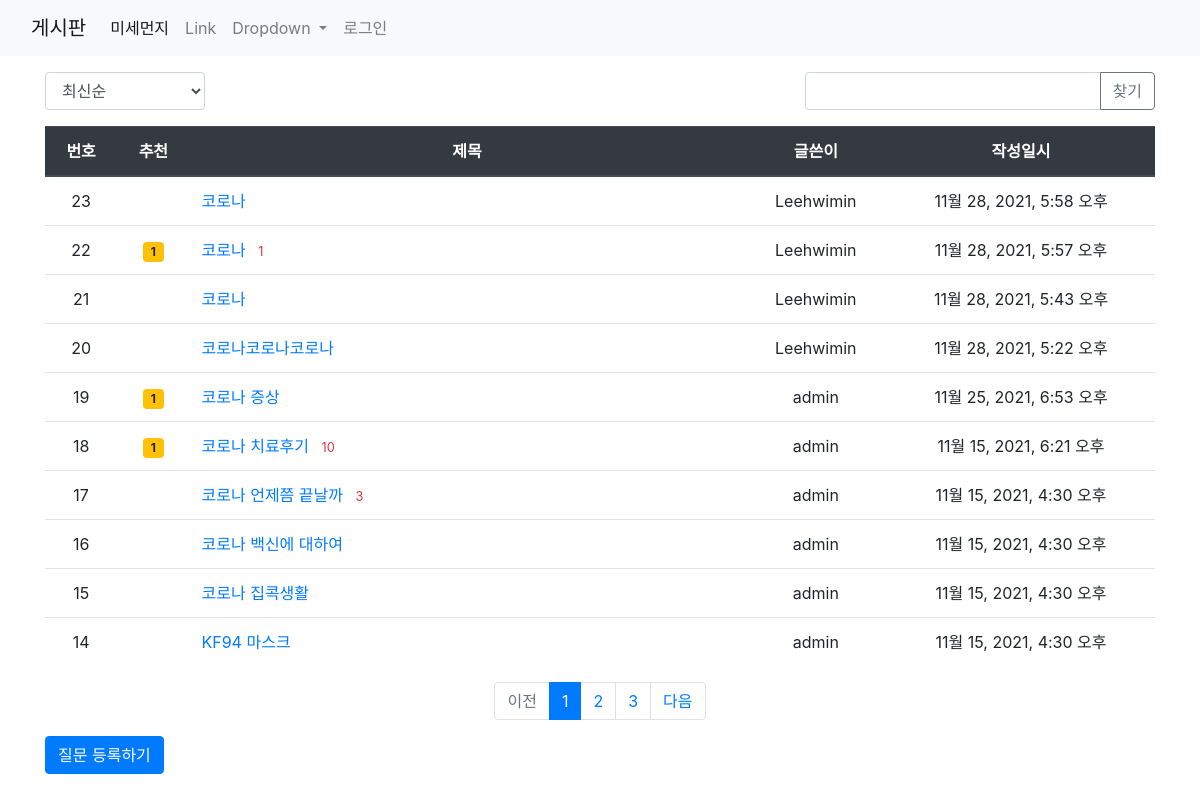
Screenshot of /pybo/ with the database file from the repository.
### pybo/models.py (models this page shows, shortened)
class Question(models.Model):
    author = models.ForeignKey(User, on_delete=models.CASCADE, related_name='author_question')
    subject = models.CharField(max_length=200)
    content = models.TextField()
    create_date = models.DateTimeField()
    modify_date = models.DateTimeField(null=True, blank=True)
    voter = models.ManyToManyField(User, related_name='voter_question')  # 추천인 추가

### pybo/views/base_views.py (the view, shortened to what this page needs)
# urls.py: path('', views.index)
def index(request):
    page = request.GET.get('page', '1')  # 페이지
    kw = request.GET.get('kw', '')  # 검색어
    so = request.GET.get('so', 'recent')  # 정렬기준
    if so == 'recommend':
        question_list = Question.objects.annotate(num_voter=Count('voter')).order_by('-num_voter', '-create_date')
    elif so == 'popular':
        question_list = Question.objects.annotate(num_answer=Count('answer')).order_by('-num_answer', '-create_date')
    else:  # recent
        question_list = Question.objects.order_by('-create_date')
    paginator = Paginator(question_list, 10)  # 페이지당 10개씩 보여주기
    page_obj = paginator.get_page(page)
    context = {'question_list': page_obj, 'page': page, 'kw': kw, 'so': so}
    return render(request, 'pybo/question_list.html', context)

### pybo/templatetags/pybo_filter.py (called while the page is built)
@register.filter
def sub(value, arg):
    return value - arg

### templates/pybo/question_list.html (shortened to what this page needs)
{% extends 'base.html' %}
{% load pybo_filter %}
{% block content %}
<div class="container my-3">
    <div class="row justify-content-between my-3">
        <div class="col-2">
            <select class="form-control so">
                <option value="recent" {% if so == 'recent' %}selected{% endif %}>최신순</option>
            </select>
        </div>
        <div class="col-4 input-group">
            <input type="text" class="form-control kw" value="{{ kw|default_if_none:'' }}">
            <div class="input-group-append">
                <button class="btn btn-outline-secondary" type="button" id="btn_search">찾기</button>
            </div>
        </div>
    </div>
    <table class="table">
        <thead>
        <tr class="text-center thead-dark">
            <th>번호</th>
            <th>추천</th>
            <th style="width:50%">제목</th>
            <th>글쓴이</th>
            <th>작성일시</th>
        </tr>
        </thead>
        <tbody>
        {% if question_list %}
        {% for question in question_list %}
        <tr class="text-center">
            <td>
                {{ question_list.paginator.count|sub:question_list.start_index|sub:forloop.counter0|add:1 }}
            </td>
            <td>
            {% if question.voter.all.count > 0 %}
            <span class="badge badge-warning px-2 py-1">{{ question.voter.all.count }}</span>
            {% endif %}
        </td>
            <td class="text-left">
                <a href="{% url 'pybo:detail' question.id %}">{{ question.subject }}</a>
                {% if question.answer_set.count > 0 %}
    <span class="text-danger small ml-2">{{ question.answer_set.count }}</span>
    {% endif %}
            </td>
            <td>{{ question.author.username }}</td>
            <td>{{ question.create_date }}</td>
        </tr>
        {% endfor %}
        {% else %}
        <tr>
            <td colspan="3">질문이 없습니다.</td>
        </tr>
        {% endif %}
        </tbody>
    </table>
    <ul class="pagination justify-content-center">
        {% if question_list.has_previous %}
        <li class="page-item">
            <a class="page-link" data-page="{{ question_list.previous_page_number }}" href="#">이전</a>
        </li>
        {% else %}
        <li class="page-item disabled">
            <a class="page-link" tabindex="-1" aria-disabled="true" href="#">이전</a>
        </li>
        {% endif %}
        {% for page_number in question_list.paginator.page_range %}
        {% if page_number >= question_list.number|add:-5 and page_number <= question_list.number|add:5 %}
            {% if page_number == question_list.number %}
            <li class="page-item active" aria-current="page">
                <a class="page-link" data-page="{{ page_number }}" href="#">{{ page_number }}</a>
            </li>
            {% else %}
            <li class="page-item">
                <a class="page-link" data-page="{{ page_number }}" href="#">{{ page_number }}</a>
            </li>
            {% endif %}
        {% endif %}
        {% endfor %}
        {% if question_list.has_next %}
        <li class="page-item">
           <a class="page-link" data-page="{{ question_list.next_page_number }}" href="#">다음</a>
        </li>
        {% else %}
        <li class="page-item disabled">
            <a class="page-link" tabindex="-1" aria-disabled="true" href="#">다음</a>
        </li>
        {% endif %}
    </ul>
    <a href="{% url 'pybo:question_create' %}" class="btn btn-primary">질문 등록하기</a>
</div>
{% endblock %}

### templates/base.html (shortened to what this page needs)
{% load static %}
<!doctype html>
<html lang="ko">
<head>
    <link rel="stylesheet" type="text/css" href="{% static 'bootstrap.min.css' %}">
    <link rel="stylesheet" type="text/css" href="{% static 'style.css' %}">
    <link rel="stylesheet" type="text/css" href="{% static 'simplemde.css'%}">
</head>
<body>
{% include "navbar.html" %}
{% block content %}
{% endblock %}
</body>
</html>

### templates/navbar.html (shortened to what this page needs)
<nav class="navbar navbar-expand-lg navbar-light bg-light">
  <div class="container-fluid">
<a class="navbar-brand" href="/">게시판</a>
    <div class="collapse navbar-collapse" id="navbarSupportedContent">
      <ul class="navbar-nav me-auto mb-2 mb-lg-0">
        <li class="nav-item">
          <a class="nav-link active" aria-current="page" href="{% url 'dust:index' %}">미세먼지</a>
        </li>
        <li class="nav-item">
          <a class="nav-link" href="#">Link</a>
        </li>
        <li class="nav-item dropdown">
          <a class="nav-link dropdown-toggle" href="#" id="navbarDropdown" role="button" data-bs-toggle="dropdown" aria-expanded="false">
            Dropdown
          </a>
        </li>
    <div class="collapse navbar-collapse flex-grow-0" id="navbarNav">
        <ul class="navbar-nav">
            <li class="nav-item ">
                {% if user.is_authenticated %}
    <a class="nav-link" href="{% url 'common:logout' %}">{{ user.username }} (로그아웃)</a>
    {% else %}
                <a class="nav-link" href="{% url 'common:login' %}">로그인</a>
                {% endif %}
            </li>
        </ul>
    </div>
    </div>
  </div>
</nav>

### rows the page displays
Question: paginator.count|sub "23", subject "코로나", author.username "Leehwimin", create_date "11월 28, 2021, 5:58 오후"
Question: paginator.count|sub "22", voter.all.count "1", subject "코로나", answer_set.count "1", author.username "Leehwimin", create_date "11월 28, 2021, 5:57 오후"
Question: paginator.count|sub "21", subject "코로나", author.username "Leehwimin", create_date "11월 28, 2021, 5:43 오후"
Question: paginator.count|sub "20", subject "코로나코로나코로나", author.username "Leehwimin", create_date "11월 28, 2021, 5:22 오후"
Question: paginator.count|sub "19", voter.all.count "1", subject "코로나 증상", author.username "admin", create_date "11월 25, 2021, 6:53 오후"
Question: paginator.count|sub "18", voter.all.count "1", subject "코로나 치료후기", answer_set.count "10", author.username "admin", create_date "11월 15, 2021, 6:21 오후"
Question: paginator.count|sub "17", subject "코로나 언제쯤 끝날까", answer_set.count "3", author.username "admin", create_date "11월 15, 2021, 4:30 오후"
Question: paginator.count|sub "16", subject "코로나 백신에 대하여", author.username "admin", create_date "11월 15, 2021, 4:30 오후"
Question: paginator.count|sub "15", subject "코로나 집콕생활", author.username "admin", create_date "11월 15, 2021, 4:30 오후"
Question: paginator.count|sub "14", subject "KF94 마스크", author.username "admin", create_date "11월 15, 2021, 4:30 오후"

### other values shown
{{ page_number }} "1"
{{ page_number }} "2" "3"
